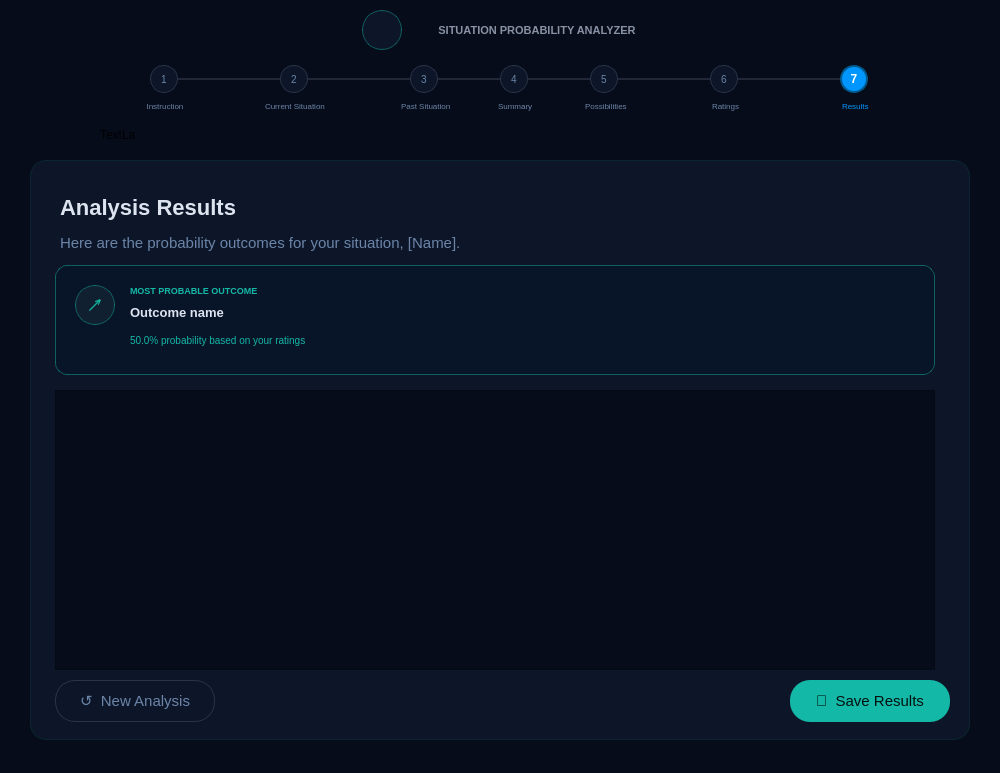
<?xml version="1.0" encoding="UTF-8"?>
<ui version="4.0">
 <class>MainWindow</class>
 <widget class="QMainWindow" name="MainWindow">
  <property name="geometry">
   <rect>
    <x>0</x>
    <y>0</y>
    <width>1000</width>
    <height>773</height>
   </rect>
  </property>
  <property name="windowTitle">
   <string>MainWindow</string>
  </property>
  <property name="styleSheet">
   <string notr="true">background-color: rgb(6, 12, 25);</string>
  </property>
  <widget class="QWidget" name="centralwidget">
   <widget class="QLabel" name="title">
    <property name="geometry">
     <rect>
      <x>412</x>
      <y>18</y>
      <width>250</width>
      <height>25</height>
     </rect>
    </property>
    <property name="styleSheet">
     <string notr="true">color: #8892a4; 
font-size: 11px;
 font-weight: bold; 
background: transparent;</string>
    </property>
    <property name="text">
     <string>SITUATION PROBABILITY ANALYZER</string>
    </property>
    <property name="alignment">
     <set>Qt::AlignCenter</set>
    </property>
   </widget>
   <widget class="QLabel" name="icon">
    <property name="geometry">
     <rect>
      <x>362</x>
      <y>10</y>
      <width>40</width>
      <height>40</height>
     </rect>
    </property>
    <property name="styleSheet">
     <string notr="true">background-color: #0c1628; 
border-radius: 20px; 
border: 1px solid rgba(20,184,166,0.45); 
font-size: 18px;
    </string>
    </property>
    <property name="text">
     <string/>
    </property>
    <property name="pixmap">
     <pixmap>brain-removebg-preview.png</pixmap>
    </property>
    <property name="scaledContents">
     <bool>true</bool>
    </property>
    <property name="alignment">
     <set>Qt::AlignCenter</set>
    </property>
    <property name="wordWrap">
     <bool>false</bool>
    </property>
   </widget>
   <widget class="QLabel" name="step1">
    <property name="geometry">
     <rect>
      <x>150</x>
      <y>65</y>
      <width>28</width>
      <height>28</height>
     </rect>
    </property>
    <property name="styleSheet">
     <string notr="true">background-color: #0c1628; 
color: #6b84a8; 
border-radius: 14px; 
border: 1px solid #2a3347; 
font-size: 10px;
</string>
    </property>
    <property name="text">
     <string>1</string>
    </property>
    <property name="alignment">
     <set>Qt::AlignCenter</set>
    </property>
   </widget>
   <widget class="QLabel" name="step2">
    <property name="geometry">
     <rect>
      <x>280</x>
      <y>65</y>
      <width>28</width>
      <height>28</height>
     </rect>
    </property>
    <property name="styleSheet">
     <string notr="true">background-color: #0c1628; 
color: #6b84a8; 
border-radius: 14px; 
border: 1px solid #2a3347; 
font-size: 10px;
</string>
    </property>
    <property name="text">
     <string>2</string>
    </property>
    <property name="alignment">
     <set>Qt::AlignCenter</set>
    </property>
   </widget>
   <widget class="QLabel" name="step3">
    <property name="geometry">
     <rect>
      <x>410</x>
      <y>65</y>
      <width>28</width>
      <height>28</height>
     </rect>
    </property>
    <property name="styleSheet">
     <string notr="true">background-color: #0c1628; 
color: #6b84a8; 
border-radius: 14px; 
border: 1px solid #2a3347; 
font-size: 10px;
</string>
    </property>
    <property name="text">
     <string>3</string>
    </property>
    <property name="alignment">
     <set>Qt::AlignCenter</set>
    </property>
   </widget>
   <widget class="QLabel" name="step4">
    <property name="geometry">
     <rect>
      <x>500</x>
      <y>65</y>
      <width>28</width>
      <height>28</height>
     </rect>
    </property>
    <property name="styleSheet">
     <string notr="true">background-color: #0c1628; 
color: #6b84a8; 
border-radius: 14px; 
border: 1px solid #2a3347; 
font-size: 10px;
</string>
    </property>
    <property name="text">
     <string>4</string>
    </property>
    <property name="alignment">
     <set>Qt::AlignCenter</set>
    </property>
   </widget>
   <widget class="QLabel" name="step5">
    <property name="geometry">
     <rect>
      <x>590</x>
      <y>65</y>
      <width>28</width>
      <height>28</height>
     </rect>
    </property>
    <property name="styleSheet">
     <string notr="true">background-color: #0c1628; 
color: #6b84a8; 
border-radius: 14px; 
border: 1px solid #2a3347; 
font-size: 10px;
</string>
    </property>
    <property name="text">
     <string>5</string>
    </property>
    <property name="alignment">
     <set>Qt::AlignCenter</set>
    </property>
   </widget>
   <widget class="QLabel" name="step6">
    <property name="geometry">
     <rect>
      <x>710</x>
      <y>65</y>
      <width>28</width>
      <height>28</height>
     </rect>
    </property>
    <property name="styleSheet">
     <string notr="true">background-color: #0c1628; 
color: #6b84a8; 
border-radius: 14px; 
border: 1px solid #2a3347; 
font-size: 10px;
</string>
    </property>
    <property name="text">
     <string>6</string>
    </property>
    <property name="alignment">
     <set>Qt::AlignCenter</set>
    </property>
   </widget>
   <widget class="QLabel" name="step7">
    <property name="geometry">
     <rect>
      <x>840</x>
      <y>65</y>
      <width>28</width>
      <height>28</height>
     </rect>
    </property>
    <property name="styleSheet">
     <string notr="true">background-color: #0096FF; 
color: white;              
border-radius: 14px;     
border: 1.5px solid #005A8D;
font-weight: bold;
font: 75 11pt &quot;MS Shell Dlg 2&quot;;
</string>
    </property>
    <property name="text">
     <string>7</string>
    </property>
    <property name="alignment">
     <set>Qt::AlignCenter</set>
    </property>
   </widget>
   <widget class="QFrame" name="frame">
    <property name="geometry">
     <rect>
      <x>178</x>
      <y>78</y>
      <width>102</width>
      <height>2</height>
     </rect>
    </property>
    <property name="styleSheet">
     <string notr="true">background-color: #2a3347;</string>
    </property>
    <property name="frameShape">
     <enum>QFrame::StyledPanel</enum>
    </property>
    <property name="frameShadow">
     <enum>QFrame::Raised</enum>
    </property>
   </widget>
   <widget class="QFrame" name="frame_2">
    <property name="geometry">
     <rect>
      <x>308</x>
      <y>78</y>
      <width>102</width>
      <height>2</height>
     </rect>
    </property>
    <property name="styleSheet">
     <string notr="true">background-color: #2a3347;</string>
    </property>
    <property name="frameShape">
     <enum>QFrame::StyledPanel</enum>
    </property>
    <property name="frameShadow">
     <enum>QFrame::Raised</enum>
    </property>
   </widget>
   <widget class="QFrame" name="frame_3">
    <property name="geometry">
     <rect>
      <x>438</x>
      <y>78</y>
      <width>62</width>
      <height>2</height>
     </rect>
    </property>
    <property name="styleSheet">
     <string notr="true">background-color: #2a3347;</string>
    </property>
    <property name="frameShape">
     <enum>QFrame::StyledPanel</enum>
    </property>
    <property name="frameShadow">
     <enum>QFrame::Raised</enum>
    </property>
   </widget>
   <widget class="QFrame" name="frame_4">
    <property name="geometry">
     <rect>
      <x>528</x>
      <y>78</y>
      <width>62</width>
      <height>2</height>
     </rect>
    </property>
    <property name="styleSheet">
     <string notr="true">background-color: #2a3347;</string>
    </property>
    <property name="frameShape">
     <enum>QFrame::StyledPanel</enum>
    </property>
    <property name="frameShadow">
     <enum>QFrame::Raised</enum>
    </property>
   </widget>
   <widget class="QFrame" name="frame_5">
    <property name="geometry">
     <rect>
      <x>618</x>
      <y>78</y>
      <width>92</width>
      <height>2</height>
     </rect>
    </property>
    <property name="styleSheet">
     <string notr="true">background-color: #2a3347;</string>
    </property>
    <property name="frameShape">
     <enum>QFrame::StyledPanel</enum>
    </property>
    <property name="frameShadow">
     <enum>QFrame::Raised</enum>
    </property>
   </widget>
   <widget class="QFrame" name="frame_6">
    <property name="geometry">
     <rect>
      <x>738</x>
      <y>78</y>
      <width>102</width>
      <height>2</height>
     </rect>
    </property>
    <property name="styleSheet">
     <string notr="true">background-color: #2a3347;</string>
    </property>
    <property name="frameShape">
     <enum>QFrame::StyledPanel</enum>
    </property>
    <property name="frameShadow">
     <enum>QFrame::Raised</enum>
    </property>
   </widget>
   <widget class="QLabel" name="label">
    <property name="geometry">
     <rect>
      <x>125</x>
      <y>96</y>
      <width>80</width>
      <height>20</height>
     </rect>
    </property>
    <property name="styleSheet">
     <string notr="true">color: #6b84a8; 
font-size: 8px; 
background: transparent;</string>
    </property>
    <property name="text">
     <string>Instruction</string>
    </property>
    <property name="alignment">
     <set>Qt::AlignCenter</set>
    </property>
   </widget>
   <widget class="QLabel" name="label_2">
    <property name="geometry">
     <rect>
      <x>265</x>
      <y>96</y>
      <width>80</width>
      <height>20</height>
     </rect>
    </property>
    <property name="styleSheet">
     <string notr="true">color: #6b84a8; 
font-size: 8px; 
background: transparent;</string>
    </property>
    <property name="text">
     <string>Current Situation</string>
    </property>
   </widget>
   <widget class="QLabel" name="label_3">
    <property name="geometry">
     <rect>
      <x>401</x>
      <y>96</y>
      <width>80</width>
      <height>20</height>
     </rect>
    </property>
    <property name="styleSheet">
     <string notr="true">color: #6b84a8; font-size: 8px; background: transparent;</string>
    </property>
    <property name="text">
     <string>Past Situation</string>
    </property>
   </widget>
   <widget class="QLabel" name="label_4">
    <property name="geometry">
     <rect>
      <x>498</x>
      <y>96</y>
      <width>80</width>
      <height>20</height>
     </rect>
    </property>
    <property name="styleSheet">
     <string notr="true">color: #6b84a8; font-size: 8px; background: transparent;</string>
    </property>
    <property name="text">
     <string>Summary</string>
    </property>
   </widget>
   <widget class="QLabel" name="label_5">
    <property name="geometry">
     <rect>
      <x>585</x>
      <y>96</y>
      <width>80</width>
      <height>20</height>
     </rect>
    </property>
    <property name="styleSheet">
     <string notr="true">color: #6b84a8; font-size: 8px; background: transparent;</string>
    </property>
    <property name="text">
     <string>Possibilities</string>
    </property>
   </widget>
   <widget class="QLabel" name="label_6">
    <property name="geometry">
     <rect>
      <x>712</x>
      <y>96</y>
      <width>80</width>
      <height>20</height>
     </rect>
    </property>
    <property name="styleSheet">
     <string notr="true">color: #6b84a8; font-size: 8px; background: transparent;</string>
    </property>
    <property name="text">
     <string>Ratings</string>
    </property>
   </widget>
   <widget class="QLabel" name="label_7">
    <property name="geometry">
     <rect>
      <x>842</x>
      <y>96</y>
      <width>80</width>
      <height>20</height>
     </rect>
    </property>
    <property name="styleSheet">
     <string notr="true">color: #0096FF; font-size: 8px; background: transparent;</string>
    </property>
    <property name="text">
     <string>Results</string>
    </property>
   </widget>
   <widget class="QFrame" name="countlable">
    <property name="geometry">
     <rect>
      <x>30</x>
      <y>160</y>
      <width>940</width>
      <height>580</height>
     </rect>
    </property>
    <property name="styleSheet">
     <string notr="true">background-color: #0c1628; 
border-radius: 16px; 
border: 1px solid rgba(20,184,166,0.12);</string>
    </property>
    <property name="frameShape">
     <enum>QFrame::StyledPanel</enum>
    </property>
    <property name="frameShadow">
     <enum>QFrame::Raised</enum>
    </property>
   </widget>
   <widget class="QLabel" name="resultSubtitle">
    <property name="geometry">
     <rect>
      <x>60</x>
      <y>230</y>
      <width>700</width>
      <height>25</height>
     </rect>
    </property>
    <property name="styleSheet">
     <string notr="true">color: #6b84a8; 
font-size: 15px; 
background: transparent;</string>
    </property>
    <property name="text">
     <string>Here are the probability outcomes for your situation, [Name].</string>
    </property>
   </widget>
   <widget class="QFrame" name="frame_7">
    <property name="geometry">
     <rect>
      <x>55</x>
      <y>265</y>
      <width>880</width>
      <height>110</height>
     </rect>
    </property>
    <property name="styleSheet">
     <string notr="true">border-radius: 12px;
border: 1px solid rgba(20,184,166,0.45);
background-color: rgb(8, 20, 40);</string>
    </property>
    <property name="frameShape">
     <enum>QFrame::StyledPanel</enum>
    </property>
    <property name="frameShadow">
     <enum>QFrame::Raised</enum>
    </property>
   </widget>
   <widget class="QLabel" name="label_9">
    <property name="geometry">
     <rect>
      <x>75</x>
      <y>285</y>
      <width>40</width>
      <height>40</height>
     </rect>
    </property>
    <property name="styleSheet">
     <string notr="true">background-color: #102030; 
color: #14b8a6; 
border-radius: 20px; 
font-size: 16px; 
font-weight: bold;
border: 1px solid rgba(20,184,166,0.45);</string>
    </property>
    <property name="text">
     <string>↗</string>
    </property>
    <property name="alignment">
     <set>Qt::AlignCenter</set>
    </property>
   </widget>
   <widget class="QLabel" name="label_10">
    <property name="geometry">
     <rect>
      <x>130</x>
      <y>280</y>
      <width>300</width>
      <height>20</height>
     </rect>
    </property>
    <property name="styleSheet">
     <string notr="true">color: #14b8a6; font-size: 9px; font-weight: bold; background: transparent;</string>
    </property>
    <property name="text">
     <string>MOST PROBABLE OUTCOME</string>
    </property>
   </widget>
   <widget class="QLabel" name="mostProbableText">
    <property name="geometry">
     <rect>
      <x>130</x>
      <y>300</y>
      <width>600</width>
      <height>25</height>
     </rect>
    </property>
    <property name="styleSheet">
     <string notr="true">color: #dde4f0; font-size: 13px; font-weight: bold; background: transparent;
</string>
    </property>
    <property name="text">
     <string>Outcome name</string>
    </property>
   </widget>
   <widget class="QLabel" name="mostProbablePct">
    <property name="geometry">
     <rect>
      <x>130</x>
      <y>328</y>
      <width>600</width>
      <height>25</height>
     </rect>
    </property>
    <property name="styleSheet">
     <string notr="true">color: #14b8a6; font-size: 10px; background: transparent;</string>
    </property>
    <property name="text">
     <string>50.0% probability based on your ratings</string>
    </property>
   </widget>
   <widget class="QLabel" name="label_13">
    <property name="geometry">
     <rect>
      <x>100</x>
      <y>130</y>
      <width>35</width>
      <height>10</height>
     </rect>
    </property>
    <property name="text">
     <string>TextLabel</string>
    </property>
   </widget>
   <widget class="QLabel" name="label_8">
    <property name="geometry">
     <rect>
      <x>60</x>
      <y>185</y>
      <width>400</width>
      <height>45</height>
     </rect>
    </property>
    <property name="styleSheet">
     <string notr="true">color: #dde4f0; 
font-size: 22px; 
font-weight: bold; 
background: transparent;</string>
    </property>
    <property name="text">
     <string>Analysis Results</string>
    </property>
   </widget>
   <widget class="QPushButton" name="newAnalysisBtn">
    <property name="geometry">
     <rect>
      <x>55</x>
      <y>680</y>
      <width>160</width>
      <height>42</height>
     </rect>
    </property>
    <property name="styleSheet">
     <string notr="true">background-color: transparent; color: #6b84a8; border-radius: 20px; border: 1px solid #2a3347; font-size: 15px;</string>
    </property>
    <property name="text">
     <string>↺  New Analysis</string>
    </property>
   </widget>
   <widget class="QPushButton" name="saveBtn">
    <property name="geometry">
     <rect>
      <x>790</x>
      <y>680</y>
      <width>160</width>
      <height>42</height>
     </rect>
    </property>
    <property name="styleSheet">
     <string notr="true">background-color: #14b8a6; color: #030f0e; border-radius: 20px; font-size: 15px; </string>
    </property>
    <property name="text">
     <string>💾  Save Results</string>
    </property>
   </widget>
   <widget class="QScrollArea" name="scrollLayout1">
    <property name="geometry">
     <rect>
      <x>55</x>
      <y>390</y>
      <width>880</width>
      <height>280</height>
     </rect>
    </property>
    <property name="widgetResizable">
     <bool>true</bool>
    </property>
    <widget class="QWidget" name="scrollAreaWidgetContents">
     <property name="geometry">
      <rect>
       <x>0</x>
       <y>0</y>
       <width>878</width>
       <height>278</height>
      </rect>
     </property>
    </widget>
   </widget>
  </widget>
  <widget class="QMenuBar" name="menubar">
   <property name="geometry">
    <rect>
     <x>0</x>
     <y>0</y>
     <width>1000</width>
     <height>18</height>
    </rect>
   </property>
  </widget>
  <widget class="QStatusBar" name="statusbar"/>
 </widget>
 <resources/>
 <connections/>
</ui>
